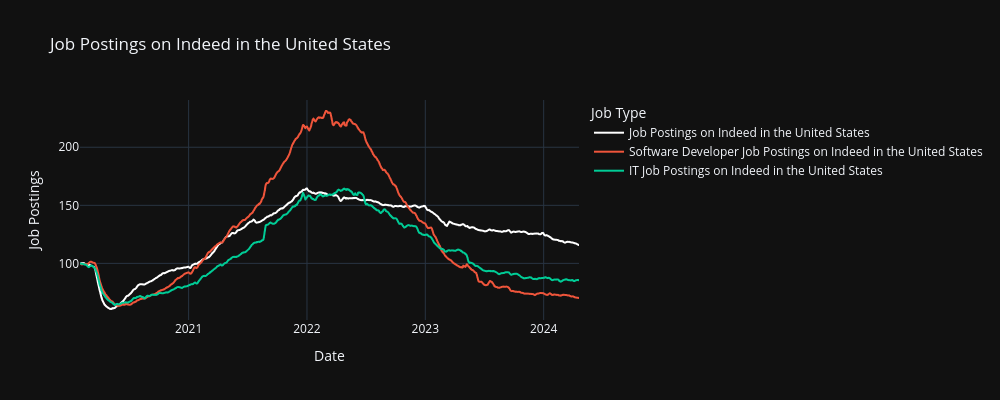

The cell this chart's notebook holds for it:
### Code cell
fig = px.line(
    df,
    x=df.index,
    y=df.columns,
    title="Job Postings on Indeed in the United States",
    template="plotly_dark",
    width=1000,
    height=400,
    labels={"value": "Job Postings", "variable": "Job Type", "index": "Date"},
    color_discrete_map={"Job Postings on Indeed in the United States": "white"},
)

fig.show()

### Figure 1 — Plotly figure (JSON) as saved in the notebook; plotly's stock layout.template omitted (floating-point values rounded to 4 significant figures; data arrays with more than 128 entries replaced by an {"elided": "..."} marker saying what was removed)
{"data": [{"hovertemplate": "Job Type=Job Postings on Indeed in the United States<br>Date=%{x}<br>Job Postings=%{y}<extra></extra>", "legendgroup": "Job Postings on Indeed in the United States", "line": {"color": "white", "dash": "solid"}, "marker": {"symbol": "circle"}, "mode": "lines", "name": "Job Postings on Indeed in the United States", "showlegend": true, "type": "scattergl", "x": {"elided": "1540 str values"}, "xaxis": "x", "y": {"elided": "1540 float values"}, "yaxis": "y"}, {"hovertemplate": "Job Type=Software Developer Job Postings on Indeed in the United States<br>Date=%{x}<br>Job Postings=%{y}<extra></extra>", "legendgroup": "Software Developer Job Postings on Indeed in the United States", "line": {"color": "#EF553B", "dash": "solid"}, "marker": {"symbol": "circle"}, "mode": "lines", "name": "Software Developer Job Postings on Indeed in the United States", "showlegend": true, "type": "scattergl", "x": {"elided": "1540 str values"}, "xaxis": "x", "y": {"elided": "1540 float values"}, "yaxis": "y"}, {"hovertemplate": "Job Type=IT Job Postings on Indeed in the United States<br>Date=%{x}<br>Job Postings=%{y}<extra></extra>", "legendgroup": "IT Job Postings on Indeed in the United States", "line": {"color": "#00cc96", "dash": "solid"}, "marker": {"symbol": "circle"}, "mode": "lines", "name": "IT Job Postings on Indeed in the United States", "showlegend": true, "type": "scattergl", "x": {"elided": "1540 str values"}, "xaxis": "x", "y": {"elided": "1540 float values"}, "yaxis": "y"}], "layout": {"height": 400, "legend": {"title": {"text": "Job Type"}, "tracegroupgap": 0}, "title": {"text": "Job Postings on Indeed in the United States"}, "width": 1000, "xaxis": {"anchor": "y", "domain": [0, 1], "title": {"text": "Date"}}, "yaxis": {"anchor": "x", "domain": [0, 1], "title": {"text": "Job Postings"}}}}
